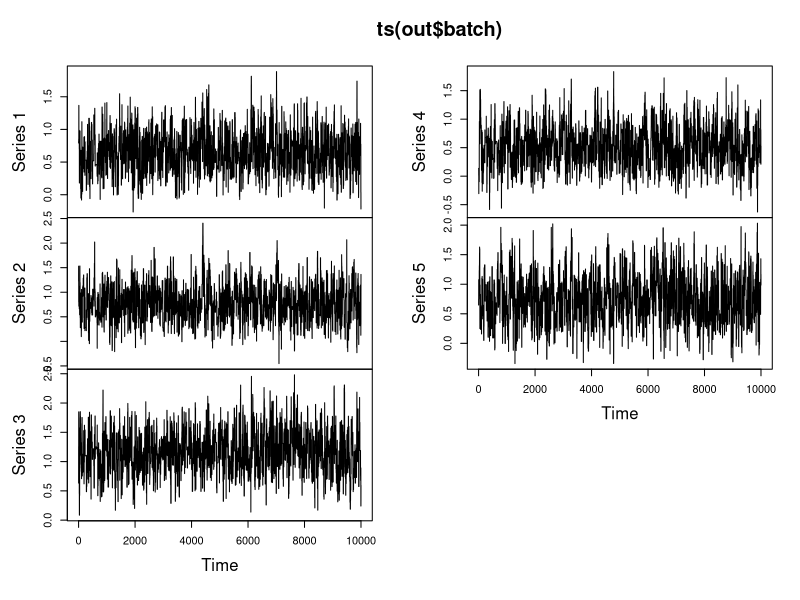
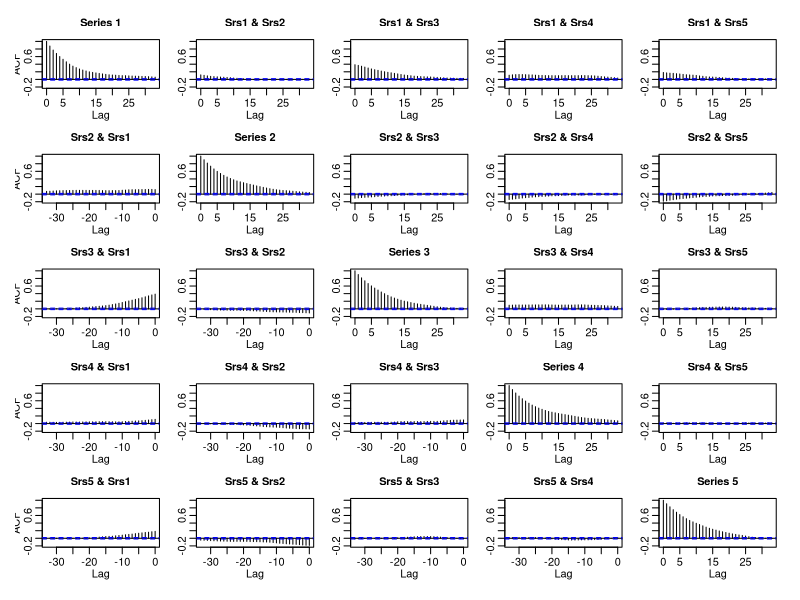
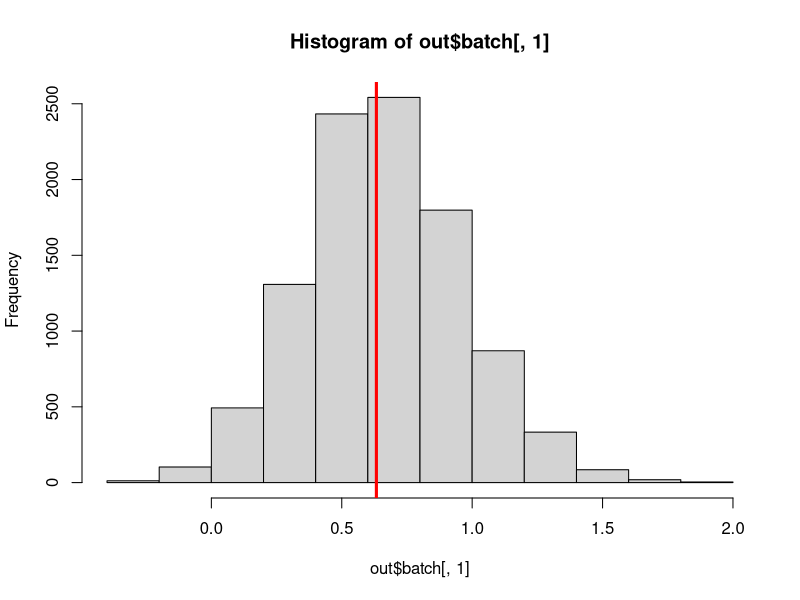
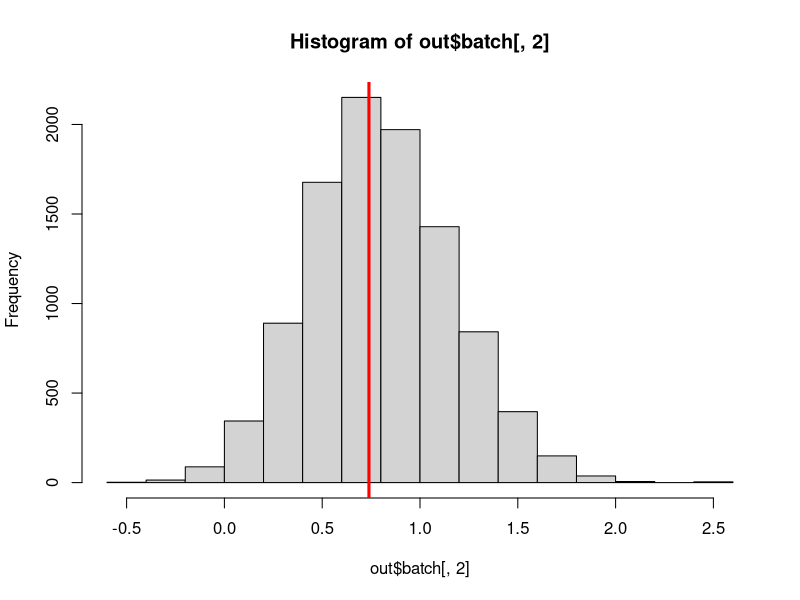
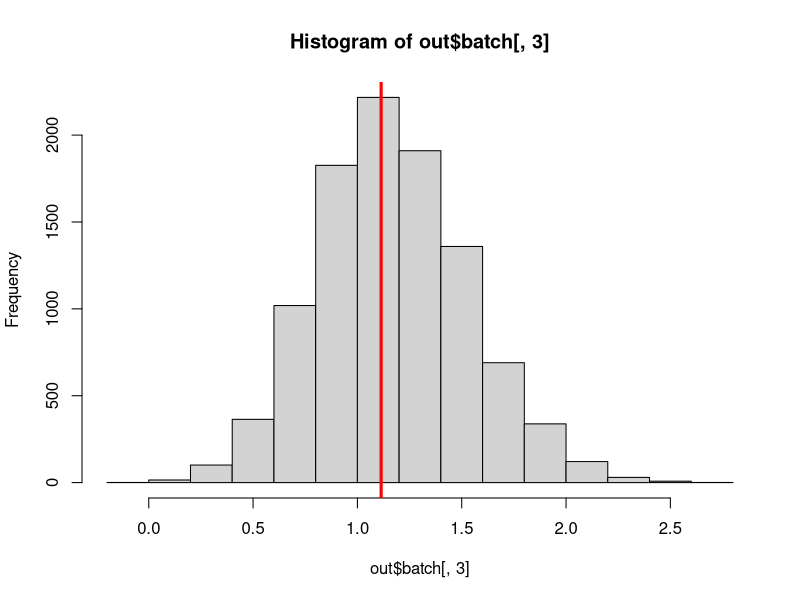
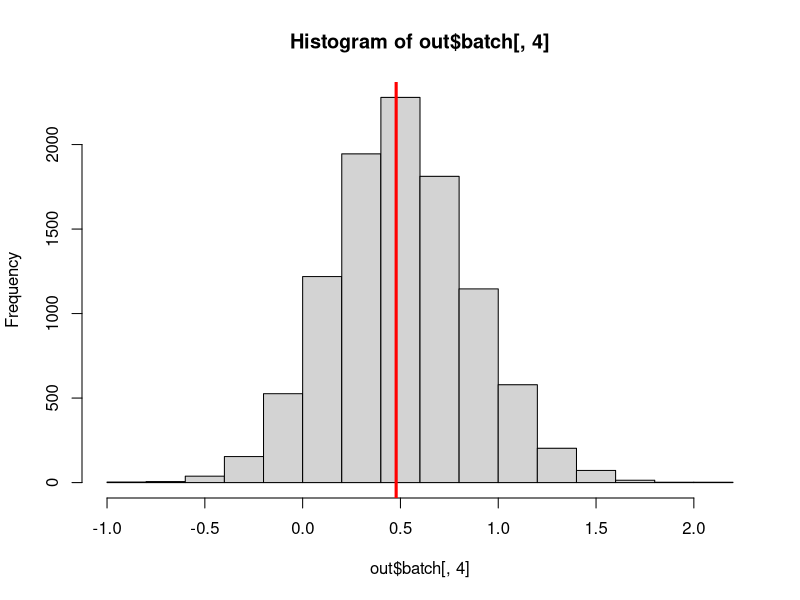
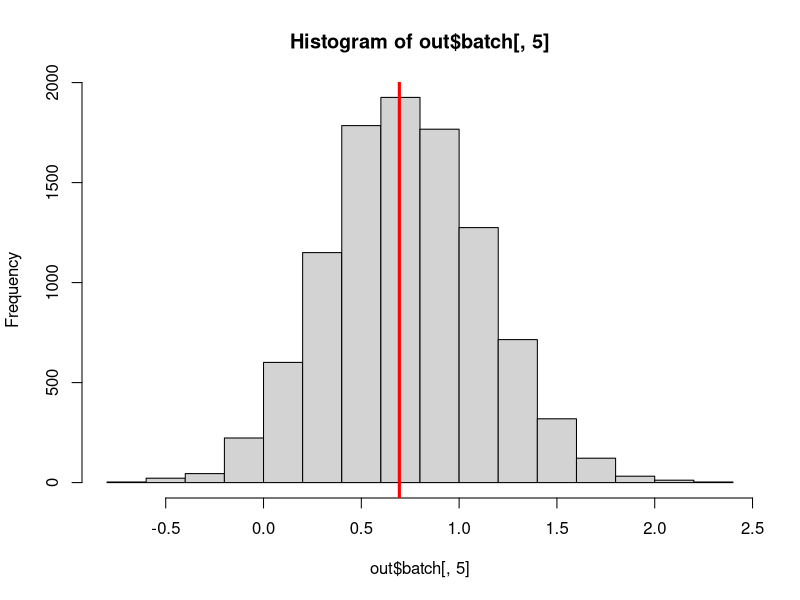
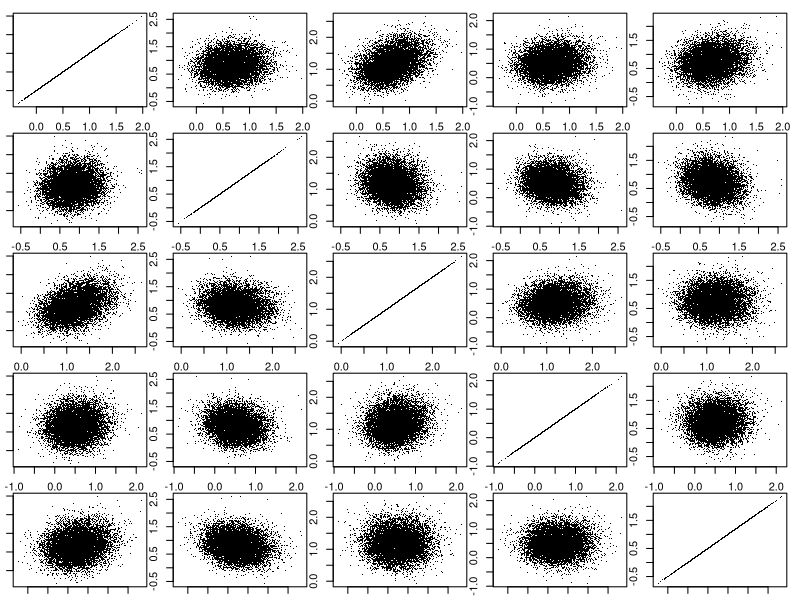

Write the R code that produced these figures, in order.
## ---- chunk 1
library(mcmc)
data(logit)
## ---- chunk 2
head(logit)
summary(logit)
## ---- chunk 3
out <- glm(y ~ x1 + x2 + x3 + x4, data = logit,family = binomial(), x = TRUE)
mle.out<-out  # save it for later use
summary(out)

x <- out$x  # we record these to use in our later mcmc run
y <- out$y  # we also record the outcomes y

## ---- chunk 4
lupost <- function(beta, x, y) {  # beta is the parameter vector, x and y are our independent and dependent variables
    eta <- as.numeric(x %*% beta)   # %*% gives the dot (or vector) product. It will do it for each row of x
    logp <- ifelse(eta < 0, eta - log1p(exp(eta)), - log1p(exp(- eta)))
    logq <- ifelse(eta < 0, - log1p(exp(eta)), - eta - log1p(exp(- eta)))
    # the R function log1p, calculates the function x -> log(1+x)
    logl <- sum(logp[y == 1]) + sum(logq[y == 0])  # this is the log likelihood of y given the current betas
    logprior <-  -1*sum(beta^2) / 8  # this is the prior density of the betas
 return(logl + logprior)  
}
## ---- chunk 5
set.seed(42)    # to get reproducible results
beta.init <- as.numeric(coefficients(out))  # this is our start point - we start from the fitted glm estimates
out <- metrop(lupost, beta.init, nbatch=1e3, x = x, y = y)  # the last two arguments are for the lupost function
names(out)

out$accept
## ---- chunk 6
out <- metrop(out, scale = 0.1, x = x, y = y)
out$accept

out <- metrop(out, scale = 0.3, x = x, y = y)
out$accept

out <- metrop(out, scale = 0.5, x = x, y = y)
out$accept

out <- metrop(out, scale = 0.4, x = x, y = y)
out$accept
## ---- chunk 7
out <- metrop(out, nbatch = 1e4, scale=0.4, x = x, y = y)
out$accept
out$time
## ---- chunk 8
plot(ts(out$batch))
acf(out$batch)
## ---- chunk 9
out<-metrop(out,nbatch = 1e4,nspac=50,blen=1, scale=0.4,x=x, y=y)
out$accept
## ---- chunk 10
apply(out$batch, 2, mean)
## ---- chunk 11
hist(out$batch[,1])
abline(v=mle.out$coefficients[1],col="red",lwd=3)
hist(out$batch[,2])
abline(v=mle.out$coefficients[2],col="red",lwd=3)
hist(out$batch[,3])
abline(v=mle.out$coefficients[3],col="red",lwd=3)
hist(out$batch[,4])
abline(v=mle.out$coefficients[4],col="red",lwd=3)
hist(out$batch[,5])
abline(v=mle.out$coefficients[5],col="red",lwd=3)
## ---- chunk 12
op<-par()
par(mfrow=c(5,5),mar=c(1,1,1,1))
for (i in 1:5){
  for (j in 1:5){
    plot(out$batch[,i],out$batch[,j],pch='.')
  }
}
par(op)
